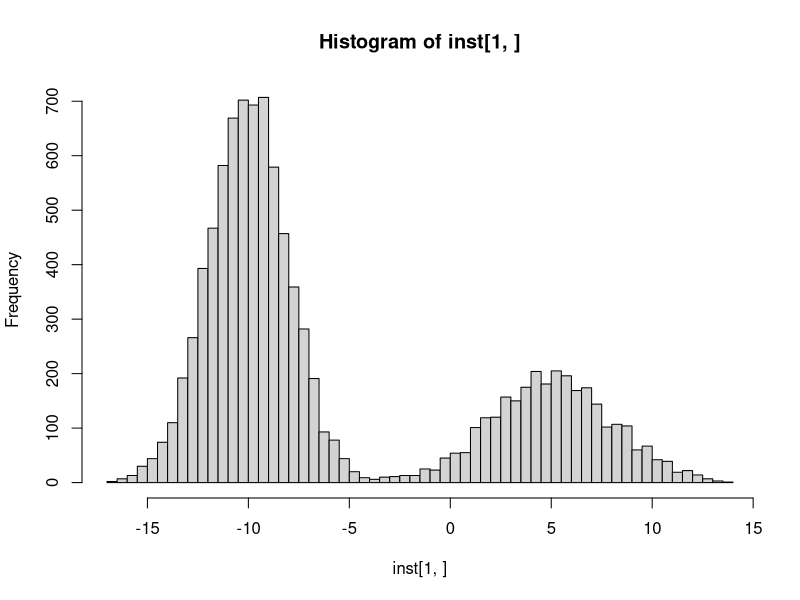

Write the R code that produced this figure.
gmm_sample <- function(N) {
    y <- sample(c(1,-1), size=N, replace=TRUE, prob=c(.7,.3))
    x <- sapply(y, function(t) ifelse(t>0, rnorm(1,-10.,2.),rnorm(1,5.,3.)))
    matrix(c(x, y), 2, N, byrow=TRUE)
}

gmm <- function(X, Iter) {
    N <- length(X)
    M <- 2
    Alpha   <- c(.5,.5)
    Miu     <- runif(M)
    Sigma   <- runif(M,1.,10.)
    Gamma   <- matrix(rep(0., N*M), nrow = M)

    eps <- 1e-4
    for (step in 1:Iter) {
        for (k in 1:M) {
            Gamma[k,] <- Alpha[k]*sapply(X, dnorm, Miu[k], Sigma[k])
        }

        tmp <- colSums(Gamma)
        for (k in 1:M) {
            Gamma[k,] <- Gamma[k,]/tmp
        }

        for (k in 1:M) {
            Nk          <- sum(Gamma[k,])
            Miu[k]      <- sum(Gamma[k,]*X)/Nk
            Sigma[k]    <- sqrt(sum(Gamma[k,]*(X-Miu[k])^2)/Nk)
            Alpha[k]    <- Nk/N
        }

        cat('step',step,'miu',Miu,'sigma',Sigma,'alpha',Alpha,'\n')
    }
}

main <- function() {
    N <- 10000
    inst <- gmm_sample(N)
    #print(instances)

    png("plot.png")
    hist(inst[1,], breaks=100)

    gmm(inst[1,],30)
}

main()
